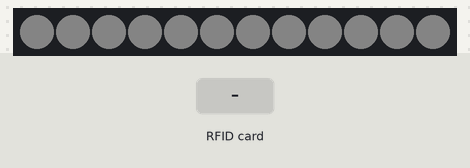
The sketch below on a simulated Arduino Uno, built with avr-gcc and run on an emulated ATmega328P. Shown: 12 RGB LEDs in strip order, left to right. Inputs (shaded band) come from the test bench. Dim RGB values are drawn brighter than linear; random numbers use the default seed unless the sketch sets one.

Above: at 1.2 s.
1.3 s: RFID card 80 11 F7 73 held to the reader
At 1.36 s:
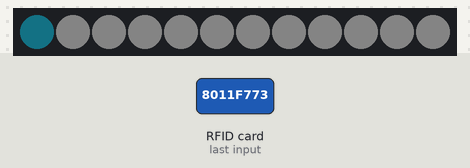
At 1.77 s:
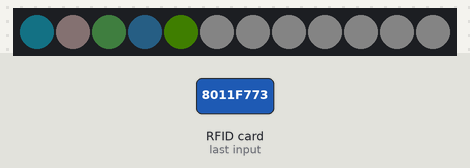

Measured:
- after the input at 1.3 s, the LEDs: change at once (image 1)

The sketch:

FO4.ino
```cpp
/****************************
 *  FONCTION OBLIGATOIRE 4  *
 *     GROUPE 19 - RFID     *
 *      BOULILA Elyssa      *
 *     BOUZAIEN Mokhles     *
 *       THABET Achraf      *
 ****************************/

#include <Adafruit_NeoPixel.h>
#include <MFRC522.h>
#include <SPI.h>


const int      PIN       =  6; // Data output to Adafruit NeoPixel
const int      NUMPIXELS =  12; // Number of pixels in the ring ^
const int      SS_PIN    =  10; // Data PIN for MFRC522
const int      RST_PIN   =  9; // Reset PIN for MFRC522

Adafruit_NeoPixel pixels = Adafruit_NeoPixel(NUMPIXELS, PIN, NEO_GRB + NEO_KHZ800);

// Defining colors
const uint32_t red       =  pixels.Color(255, 0, 0);
const uint32_t green     =  pixels.Color(0, 255, 0);
const uint32_t yellow    =  pixels.Color(255, 255, 0);
const uint32_t blank     =  pixels.Color(0, 0, 0);
const uint32_t white     =  pixels.Color(255, 255, 255);
const uint32_t blue      =  pixels.Color(0, 0, 255);


MFRC522 rfid(SS_PIN, RST_PIN); // Prepares PINS
MFRC522::MIFARE_Key key;


void setup() {
  Serial.begin(9600);
  pixels.begin();
  pixels.setBrightness(7); // This is to make sure the lights won't burn up.
  SPI.begin(); // Make the NeoPixel and microcontroller communicate
  rfid.PCD_Init();
  setAll(white);

}

void loop() {
  if (!rfid.PICC_IsNewCardPresent() || !rfid.PICC_ReadCardSerial()){
    return;
  }

  String strID = getID();

  if(strID == "80:11:F7:73") {
    int i = 0;
    while (true) {
      int k = random(256);
      pixels.setPixelColor(i%12, pixels.Color(random(256),random(256),random(256)));
      pixels.show();
      delay(100);
      i += 1;
    }
  }
}

String getID() {
  String strID = "";
  for (byte i = 0; i < 4; i++) {
    strID +=
      (rfid.uid.uidByte[i] < 0x10 ? "0" : "") +
      String(rfid.uid.uidByte[i], HEX) +
      (i != 3 ? ":" : "");
  }
  strID.toUpperCase();
  return strID;
}

void setAll(uint32_t color) {
  for(int i=0;i<NUMPIXELS;i++){
    pixels.setPixelColor(i, color);
    pixels.show();
  }
}
```
